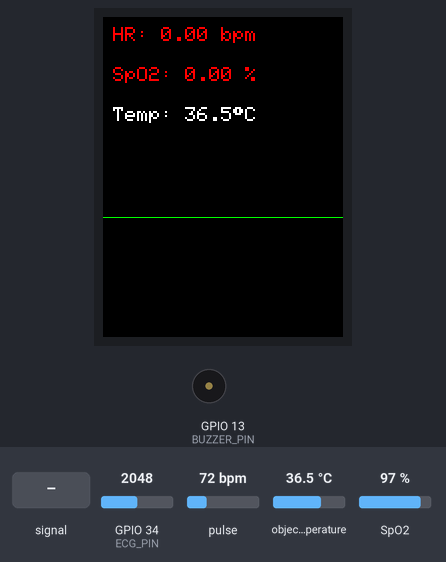
A sketch run on a simulated ESP32. Parts: 240×320 colour display, buzzer (waves = sounding). Inputs (shaded band) come from the test bench; at power-on: pulse 72 bpm, object temperature 36.5 °C, SpO2 97 %, GPIO 34 (ECG_PIN) = 2048. WiFi joins after 1.5 s; servers stay silent unless stated; what the sketch prints to the serial monitor is not drawn.

Above: at 3.2 s.
3.3 s: GPIO 34 (ECG_PIN) fed a 200 Hz sine of ±1842 counts around its level
At 6.9 s:
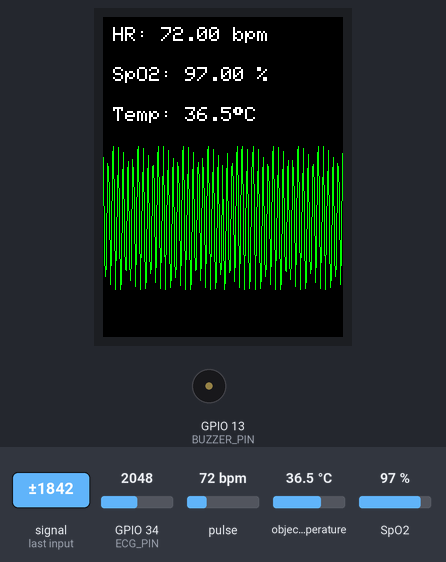
9.1 s: pulse set to 130 bpm
At 12.6 s:
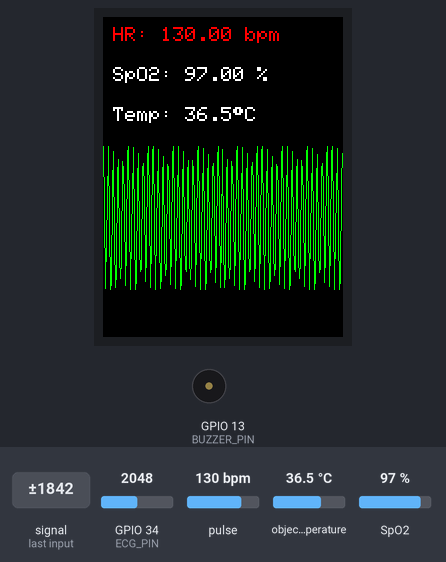
13.0 s: object temperature set to 26 °C
At 16.0 s:
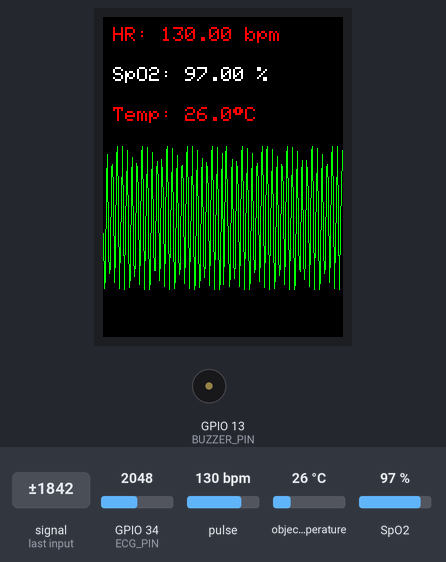
16.5 s: SpO2 set to 90 %
At 18.9 s:
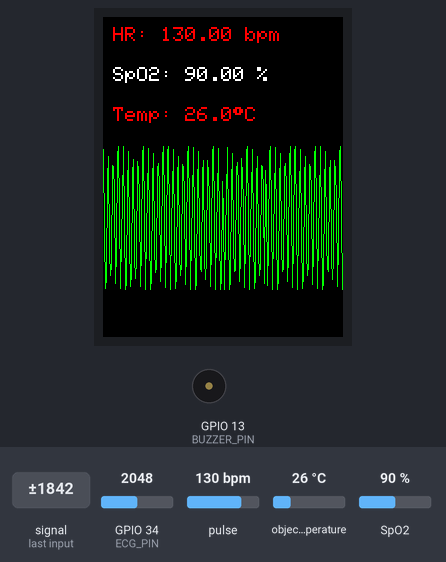
21.6 s: pulse set to 42 bpm
At 24.6 s:
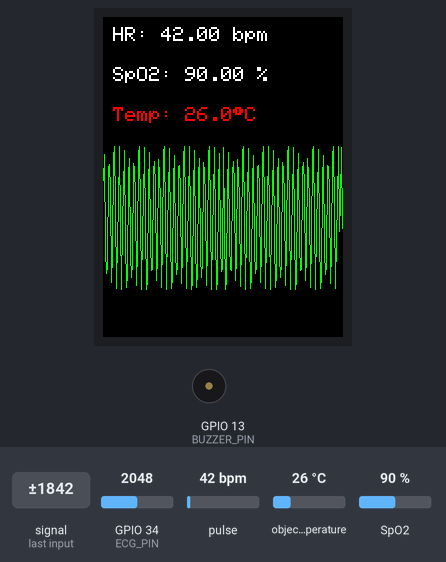
26.7 s: SpO2 set to 80 %
At 30.8 s:
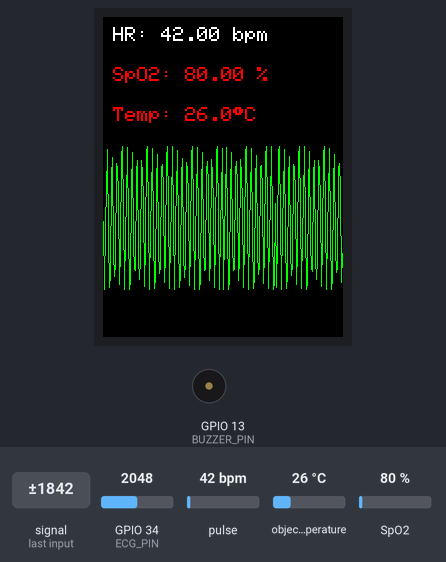
Timing chart, 0 to 32.3 s (numbered marks = the images above; inputs shaded):
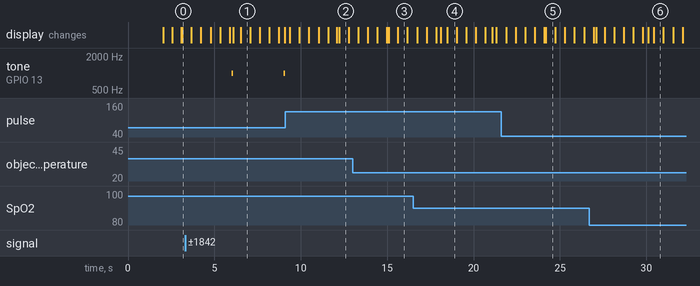

Measured:
- after the input at 9.1 s, the display: first differs from a run without the input after 3.0 s (image 2 shows a later state)
- after the input at 13.0 s, the display: first differs from a run without the input after 2.1 s (image 3 shows a later state)
- after the input at 16.5 s, the display: first differs from a run without the input after 1.6 s (image 4 shows a later state)
- after the input at 21.6 s, the display: first differs from a run without the input after 2.5 s (image 5 shows a later state)
- after the input at 26.7 s, the display: first differs from a run without the input after 0.39 s (image 6 shows a later state)
- what the display in image 1 shows lasts 0.6 s, from 6.5 s to 7.1 s

The sketch:

Biometric_Health_Monitor.ino
```cpp
/***************************************************************
 * THESIS PROJECT: Biometric Health Data Measurement with Live Broadcast
 * Author: Konstantinos Aslanidis
 * * This file contains the complete firmware for the ESP32 to interface
 * with the MAX30100 (HR/SpO2), AD8232 (ECG), MLX90614 (Temperature),
 * and ST7789 TFT display, transmitting data via Blynk.
 *
 * NOTE: This is designed for the Arduino IDE environment running on an ESP32.
 **************************************************************/

// --- BLYNK CONFIGURATION (Replace with your actual credentials) ---
#define BLYNK_TEMPLATE_ID   "TMPL4CgkZQ6NP"
#define BLYNK_TEMPLATE_NAME "Biometrics"
#define BLYNK_AUTH_TOKEN    "MPPi6iOZuhlL7_WgnEtMT2oQJlSCL8Hg"

// --- LIBRARY INCLUDES ---
#include <WiFi.h>
#include <BlynkSimpleEsp32.h>
#include <Wire.h>                 // For I2C communication (MAX30100, MLX90614)
#include "MAX30100_PulseOximeter.h" // For HR and SpO2 sensor
#include <Adafruit_GFX.h>         // Core graphics library
#include <Adafruit_MLX90614.h>    // For non-contact temperature sensor
#include <Adafruit_ST7789.h>      // For TFT display

// --- PIN DEFINITIONS ---
#define TFT_CS 5  // Chip Select pin for ST7789
#define TFT_DC 2  // Data/Command pin for ST7789
#define TFT_RST 4 // Reset pin for ST7789
#define BUZZER_PIN 13 // Digital output pin for the alert buzzer
#define ECG_PIN 34 // Analog input pin for AD8232 ECG sensor

// --- WAVEFORM SETTINGS ---
#define WAVEFORM_HEIGHT 160
#define WAVEFORM_START_Y (200 - WAVEFORM_HEIGHT / 2) // Starting Y position for the ECG trace
#define BUFFER_SIZE 240 // Buffer size for storing ECG samples for display

// --- NETWORK AND AUTHENTICATION (Corrected Syntax) ---
char auth[] = BLYNK_AUTH_TOKEN;
char ssid[] = "Test_Ard";       // Wi-Fi SSID
char pass[] = "b96hmn6b546xcbcp4nam"; // Wi-Fi Password

// --- OBJECT INITIALIZATION ---
PulseOximeter pox; // MAX30100 Pulse Oximeter object
Adafruit_ST7789 tft = Adafruit_ST7789(TFT_CS, TFT_DC, TFT_RST); // TFT display object
Adafruit_MLX90614 mlx = Adafruit_MLX90614(); // MLX90614 temperature sensor object

// --- DATA BUFFERS AND TIMING ---
int ecgData[BUFFER_SIZE];
int bufferIndex = 0;
unsigned long lastSampleTime = 0;
const long sampleInterval = 4; // Sample interval in milliseconds (Approx 250Hz sample rate)
uint32_t tsLastReport = 0;
#define REPORTING_PERIOD_MS 3000 // Interval to read non-ECG sensors and report to Blynk

// --- VITAL SIGNS AND ALERT LOGIC ---
float heartRate = 0, spO2 = 0, objectTemp = 0;
unsigned long lastAlertTime = 0;
const unsigned long alertCooldown = 30000; // 30 seconds cooldown between alerts
int sameReadCount = 0; // Counter for stale data detection
float lastHR = 0, lastSpO2 = 0;

/**
 * @brief Stores a new ECG reading into the circular buffer.
 * @param reading The raw analog value from the ECG sensor.
 */
void updateWaveformBuffer(int reading) {
    // Map raw 0-4095 reading to a displayable range (e.g., 0-1024 for better vertical resolution if needed)
    ecgData[bufferIndex] = reading;
    bufferIndex = (bufferIndex + 1) % BUFFER_SIZE;
}

/**
 * @brief Renders the buffered ECG waveform on the TFT display.
 */
void displayECGWaveform() {
    // Clear the previous waveform area
    tft.fillRect(0, WAVEFORM_START_Y, 240, WAVEFORM_HEIGHT, ST77XX_BLACK);

    // Draw the new waveform trace
    for (int i = 1; i < BUFFER_SIZE; i++) {
        int previousIndex = (bufferIndex + i - 1) % BUFFER_SIZE;
        int currentIndex = (bufferIndex + i) % BUFFER_SIZE;

        // Map the raw ECG data (0-4095) to the display height (WAVEFORM_START_Y to WAVEFORM_START_Y + WAVEFORM_HEIGHT)
        int y1 = map(ecgData[previousIndex], 0, 4095, WAVEFORM_START_Y + WAVEFORM_HEIGHT, WAVEFORM_START_Y);
        int y2 = map(ecgData[currentIndex], 0, 4095, WAVEFORM_START_Y + WAVEFORM_HEIGHT, WAVEFORM_START_Y);

        tft.drawLine(i - 1, y1, i, y2, ST77XX_GREEN);
    }
}

void setup() {
    Serial.begin(115200);
    // Initialize Blynk connection
    Blynk.begin(auth, ssid, pass);

    // Initialize I2C communication (SDA=21, SCL=22, Clock Speed=100kHz)
    Wire.begin(21, 22, 100000);

    // Setup buzzer pin
    pinMode(BUZZER_PIN, OUTPUT);

    // Initialize TFT Display
    tft.init(240, 320);
    tft.setRotation(4); // Landscape orientation (240x320)
    tft.fillScreen(ST77XX_BLACK);
    tft.setTextSize(2);
    tft.setTextColor(ST77XX_WHITE);
    tft.setCursor(10, 10);
    tft.println("Initializing...");

    // Initialize Pulse Oximeter (MAX30100)
    if (!pox.begin()) { // Corrected from smallpox.begin()
        Serial.println("Oximeter FAILED!");
        // The original code uses while(1), freezing the ESP. This is kept as per the original logic.
        while (true) {}
    }

    // Initialize Temperature Sensor (MLX90614)
    if (!mlx.begin()) {
        Serial.println("MLX90614 Sensor NOT Found!");
        // The original code uses while(1), freezing the ESP. This is kept as per the original logic.
        while (true) {}
    }

    Serial.println("Initialization complete.");
}

void loop() {
    yield(); // Required for stable ESP32 operation
    unsigned long currentMillis = millis();

    // 1. MAX30100 update (needs to run constantly for accurate readings)
    pox.update(); // Corrected from smallpox.update()

    // 2. ECG Sampling (Fast, time-sensitive process)
    int ecgValue = analogRead(ECG_PIN);
    if (currentMillis - lastSampleTime >= sampleInterval) {
        lastSampleTime = currentMillis;
        updateWaveformBuffer(ecgValue);

        // Update waveform display every 120 samples (BUFFER_SIZE/2)
        if (bufferIndex % 120 == 0) {
            displayECGWaveform();
        }

        // Send a scaled ECG value to a Blynk V-Pin (V4) for remote monitoring
        int scaledECG = map(ecgValue, 0, 4095, 255, 0);
        Blynk.virtualWrite(V4, scaledECG);
    }

    // 3. VITAL SIGNS REPORTING (Slow, periodic process)
    if (currentMillis - tsLastReport > REPORTING_PERIOD_MS) {
        // Read Temperature
        objectTemp = mlx.readObjectTempC();

        // Read HR and SpO2
        float newHR = pox.getHeartRate(); // Corrected from smallpox.getHeartRate()
        float newSpO2 = pox.getSpO2();     // Corrected from smallpox.getSpO2()

        // Data Validation Logic (As per thesis snippet)
        bool hrValid = newHR > 40 && newHR < 180;
        bool spo2Valid = newSpO2 > 70 && newSpO2 <= 100;
        bool fingerDetected = hrValid && spo2Valid;

        if (fingerDetected) {
            // Stale Data Check
            if (newHR == lastHR && newSpO2 == lastSpO2) {
                sameReadCount++;
                if (sameReadCount >= 2) {
                    Serial.println("Stale MAX30100 data. Resetting...");
                    pox.begin(); // Reinitialize sensor (Corrected)
                    heartRate = 0; // Corrected syntax
                    spO2 = 0;      // Corrected syntax
                }
            } else {
                heartRate = newHR;
                spO2 = newSpO2;
                sameReadCount = 0; // Corrected syntax
            }
        } else {
            heartRate = 0; // No finger detected or invalid data
            spO2 = 0;      // Corrected syntax
        }

        lastHR = newHR;
        lastSpO2 = newSpO2;

        // --- ALERT LOGIC ---
        bool inSafeRange = (heartRate > 40 && heartRate < 120 && spO2 > 90 && objectTemp >= 34 && objectTemp <= 38);

        if (inSafeRange) {
            // Signal safety with a short tone
            tone(BUZZER_PIN, 1000, 100);
        } else {
            // Vitals are out of range
            if (currentMillis - lastAlertTime > alertCooldown) {
                Serial.println("Vitals out of safe range! Sending alert.");
                Blynk.logEvent("out_of_range", "Vitals out of safe range!");
                lastAlertTime = currentMillis;
            }
        }

        // --- BLYNK DATA TRANSMISSION ---
        Blynk.virtualWrite(V1, heartRate);
        Blynk.virtualWrite(V2, spO2);
        Blynk.virtualWrite(V3, objectTemp);

        // --- DISPLAY UPDATE ---
        tft.fillScreen(ST77XX_BLACK);

        // HR Display (V1)
        tft.setCursor(10, 10);
        tft.setTextColor((heartRate < 40 || heartRate > 120) ? ST77XX_RED : ST77XX_WHITE);
        tft.print("HR: ");
        tft.print(heartRate);
        tft.println(" bpm");

        // SpO2 Display (V2)
        tft.setCursor(10, 50);
        tft.setTextColor((spO2 < 90) ? ST77XX_RED : ST77XX_WHITE);
        tft.print("SpO2: ");
        tft.print(spO2);
        tft.println(" %");

        // Temperature Display (V3)
        tft.setCursor(10, 90);
        tft.setTextColor((objectTemp < 34 || objectTemp > 38) ? ST77XX_RED : ST77XX_WHITE);
        tft.print("Temp: ");
        tft.print(objectTemp, 1);
        tft.print((char)247); // ASCII character for degree symbol (Corrected syntax)
        tft.println("C");

        // Reset timer for next report (Completed line)
        tsLastReport = currentMillis;
    }

    // 4. Blynk event handling
    Blynk.run();
}
```
